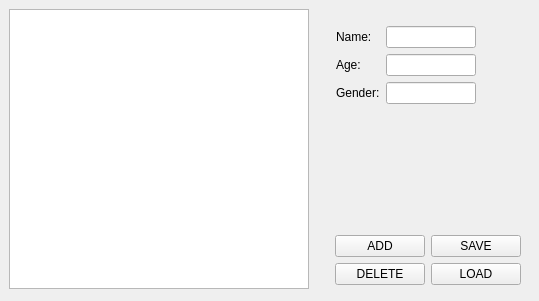
                  <widget class="QWidget" name="tab_4">
                   <attribute name="title">
                    <string>People</string>
                   </attribute>
                   <widget class="QTableWidget" name="peopleCLIPStab">
                    <property name="geometry">
                     <rect>
                      <x>9</x>
                      <y>9</y>
                      <width>300</width>
                      <height>280</height>
                     </rect>
                    </property>
                    <property name="minimumSize">
                     <size>
                      <width>300</width>
                      <height>280</height>
                     </size>
                    </property>
                    <property name="maximumSize">
                     <size>
                      <width>300</width>
                      <height>280</height>
                     </size>
                    </property>
                   </widget>
                   <widget class="QWidget" name="layoutWidget">
                    <property name="geometry">
                     <rect>
                      <x>331</x>
                      <y>21</y>
                      <width>160</width>
                      <height>88</height>
                     </rect>
                    </property>
                    <layout class="QFormLayout" name="formLayout_13">
                     <property name="leftMargin">
                      <number>5</number>
                     </property>
                     <property name="topMargin">
                      <number>5</number>
                     </property>
                     <property name="rightMargin">
                      <number>5</number>
                     </property>
                     <property name="bottomMargin">
                      <number>5</number>
                     </property>
                     <item row="0" column="0">
                      <widget class="QLabel" name="label_2">
                       <property name="text">
                        <string>Name:</string>
                       </property>
                      </widget>
                     </item>
                     <item row="0" column="1">
                      <widget class="QLineEdit" name="nameCLIPSpeople">
                       <property name="maximumSize">
                        <size>
                         <width>90</width>
                         <height>22</height>
                        </size>
                       </property>
                      </widget>
                     </item>
                     <item row="1" column="0">
                      <widget class="QLabel" name="label_14">
                       <property name="text">
                        <string>Age:</string>
                       </property>
                      </widget>
                     </item>
                     <item row="1" column="1">
                      <widget class="QLineEdit" name="AgeCLIPSpeople">
                       <property name="minimumSize">
                        <size>
                         <width>90</width>
                         <height>22</height>
                        </size>
                       </property>
                       <property name="maximumSize">
                        <size>
                         <width>90</width>
                         <height>22</height>
                        </size>
                       </property>
                      </widget>
                     </item>
                     <item row="2" column="0">
                      <widget class="QLabel" name="label_23">
                       <property name="text">
                        <string>Gender:</string>
                       </property>
                      </widget>
                     </item>
                     <item row="2" column="1">
                      <widget class="QLineEdit" name="GenderCLIPSpeople">
                       <property name="maximumSize">
                        <size>
                         <width>90</width>
                         <height>22</height>
                        </size>
                       </property>
                      </widget>
                     </item>
                    </layout>
                   </widget>
                   <widget class="QWidget" name="layoutWidget">
                    <property name="geometry">
                     <rect>
                      <x>330</x>
                      <y>230</y>
                      <width>200</width>
                      <height>62</height>
                     </rect>
                    </property>
                    <layout class="QFormLayout" name="formLayout_11">
                     <property name="leftMargin">
                      <number>5</number>
                     </property>
                     <property name="topMargin">
                      <number>5</number>
                     </property>
                     <property name="rightMargin">
                      <number>5</number>
                     </property>
                     <property name="bottomMargin">
                      <number>5</number>
                     </property>
                     <item row="0" column="0">
                      <layout class="QGridLayout" name="gridLayout_16">
                       <item row="0" column="0">
                        <widget class="QPushButton" name="addCLIPSpeoples">
                         <property name="minimumSize">
                          <size>
                           <width>90</width>
                           <height>22</height>
                          </size>
                         </property>
                         <property name="maximumSize">
                          <size>
                           <width>90</width>
                           <height>22</height>
                          </size>
                         </property>
                         <property name="text">
                          <string>ADD</string>
                         </property>
                        </widget>
                       </item>
                       <item row="1" column="0">
                        <widget class="QPushButton" name="deleteCLIPSpeoples">
                         <property name="minimumSize">
                          <size>
                           <width>90</width>
                           <height>22</height>
                          </size>
                         </property>
                         <property name="maximumSize">
                          <size>
                           <width>90</width>
                           <height>22</height>
                          </size>
                         </property>
                         <property name="text">
                          <string>DELETE</string>
                         </property>
                        </widget>
                       </item>
                      </layout>
                     </item>
                     <item row="0" column="1">
                      <layout class="QGridLayout" name="gridLayout_17">
                       <item row="0" column="0">
                        <widget class="QPushButton" name="saveCLIPSpeoples">
                         <property name="minimumSize">
                          <size>
                           <width>90</width>
                           <height>22</height>
                          </size>
                         </property>
                         <property name="maximumSize">
                          <size>
                           <width>90</width>
                           <height>22</height>
                          </size>
                         </property>
                         <property name="text">
                          <string>SAVE</string>
                         </property>
                        </widget>
                       </item>
                       <item row="1" column="0">
                        <widget class="QPushButton" name="loadCLIPSpeoples">
                         <property name="minimumSize">
                          <size>
                           <width>90</width>
                           <height>22</height>
                          </size>
                         </property>
                         <property name="maximumSize">
                          <size>
                           <width>90</width>
                           <height>22</height>
                          </size>
                         </property>
                         <property name="text">
                          <string>LOAD</string>
                         </property>
                        </widget>
                       </item>
                      </layout>
                     </item>
                    </layout>
                   </widget>
                  </widget>
